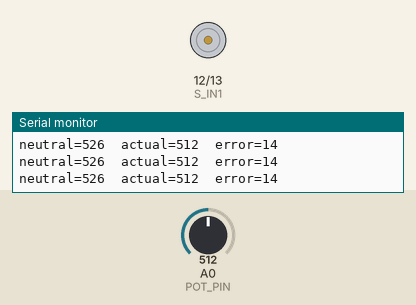
This sketch was run on a simulated Arduino Uno, built with avr-gcc and run on an emulated ATmega328P. Parts: motor-driver pin pairs drawn as motors (green arrow = first pin HIGH = forward, orange = second pin HIGH = backward, longer = more drive, scaled by the enable pin), the last lines printed to the serial monitor. The test bench sets the inputs (shaded band); at power-on: A0 (POT_PIN) = 512.

Above: at 1.2 s.
1.3 s: A0 (POT_PIN) set to 535
2.8 s: A0 (POT_PIN) set to 560
At 3.7 s:
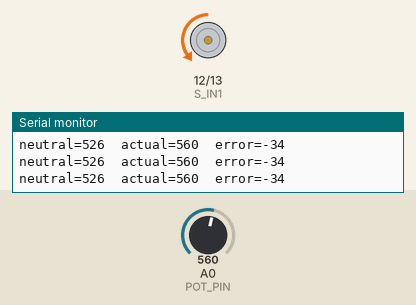
4.3 s: A0 (POT_PIN) set to 0
At 4.9 s:
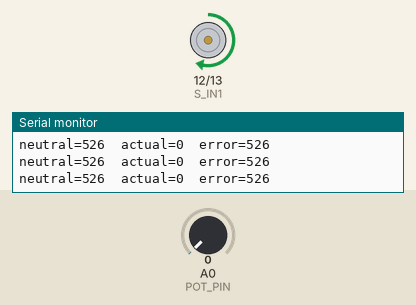
5.8 s: A0 (POT_PIN) set to 511
At 7.0 s:
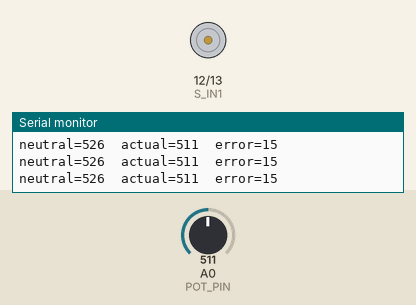
7.3 s: A0 (POT_PIN) set to 716
At 8.1 s:
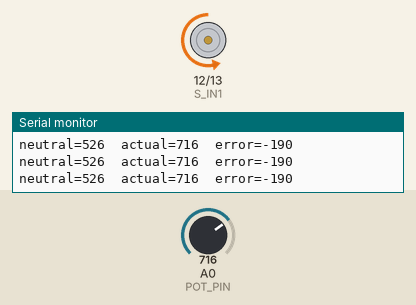
8.8 s: A0 (POT_PIN) set to 306
At 9.4 s:
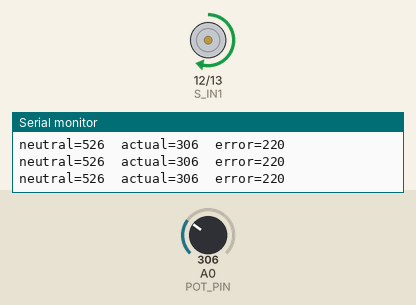
Timing chart, 0 to 11.3 s (numbered marks = the images above; inputs shaded):
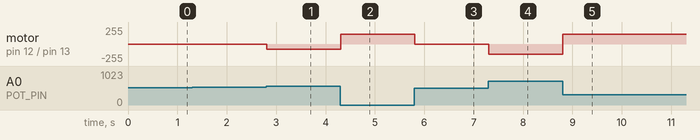

The sketch:

steering_center.ino
```cpp
// ===================================================
//  스티어링 중립 복귀 (안전 동작)
//  - 전원이 켜지면 핸들을 자동으로 중립(526)까지 복귀
//  - 도달 후 그 위치를 계속 유지 (벗어나면 다시 보정)
//  - 시리얼 명령 없음. 아두이노 단독.
//
//  캘리브레이션 측정값:
//    좌 최대 602 / 중립 526 / 우 최대 424 (오른쪽일수록 값 작아짐)
//    중립 유격(백래시) 폭 50 → 데드밴드 ±25
// ===================================================

// ----- 핀 -----
#define S_ENA 11 // 스티어링 모터 속도 (PWM)
#define S_IN1 12 // 방향
#define S_IN2 13
#define POT_PIN A0 // 피드백 퍼텐셜미터

// ----- 제어 파라미터 -----
const int POT_NEUTRAL = 526;  // 중립 목표
const int DEADBAND    = 25;   // 유격 폭 50의 절반 → 백래시 구간 떨림 방지
const int MIN_PWM     = 80;   // 정지 마찰 극복용 최소 PWM
const int MAX_PWM     = 150;  // 복귀는 천천히 (과도한 속도 방지)
const float KP        = 1.0;  // 비례 게인
const int DIR_SIGN    = 0;    // 반대로 멀어지며 폭주하면 1 로 변경

void steerDrive(int dir, int pwm)
{
  int d = dir ^ DIR_SIGN;
  digitalWrite(S_IN1, d == 0 ? HIGH : LOW);
  digitalWrite(S_IN2, d == 0 ? LOW : HIGH);
  analogWrite(S_ENA, pwm);
}

void steerHalt()
{
  analogWrite(S_ENA, 0);
}

void setup()
{
  Serial.begin(115200);
  pinMode(S_ENA, OUTPUT);
  pinMode(S_IN1, OUTPUT);
  pinMode(S_IN2, OUTPUT);
  steerHalt();
  Serial.println("[READY] Steering auto-center to neutral");
}

void loop()
{
  int actual = analogRead(POT_PIN);
  int error = POT_NEUTRAL - actual;

  if (abs(error) <= DEADBAND)
  {
    steerHalt(); // 중립 도달 → 정지 (유격 구간 내에서는 가만히)
  }
  else
  {
    int pwm = (int)(abs(error) * KP);
    pwm = constrain(pwm, MIN_PWM, MAX_PWM);
    // error > 0 이면 actual 을 키우는 방향(= 왼쪽), <0 이면 오른쪽
    steerDrive(error > 0 ? 0 : 1, pwm);
  }

  // 상태 출력
  Serial.print("neutral=");
  Serial.print(POT_NEUTRAL);
  Serial.print("  actual=");
  Serial.print(actual);
  Serial.print("  error=");
  Serial.println(error);

  delay(20); // 약 50Hz 제어 주기
}
```

Measured:
- the behaviour switches between 551 and 552 on A0 (POT_PIN) (found by bisection; images 0 and 1)
- after the input at 2.8 s, motor on pin 12 (S_IN1) / pin 13 (S_IN2): stopped → backward 80/255 at once
- after the input at 4.3 s, motor on pin 12 (S_IN1) / pin 13 (S_IN2): backward 80/255 → forward 150/255 at once
- after the input at 5.8 s, motor on pin 12 (S_IN1) / pin 13 (S_IN2): forward 150/255 → stopped at once
- after the input at 7.3 s, motor on pin 12 (S_IN1) / pin 13 (S_IN2): stopped → backward 150/255 at once
- after the input at 8.8 s, motor on pin 12 (S_IN1) / pin 13 (S_IN2): backward 150/255 → forward 150/255 at once
